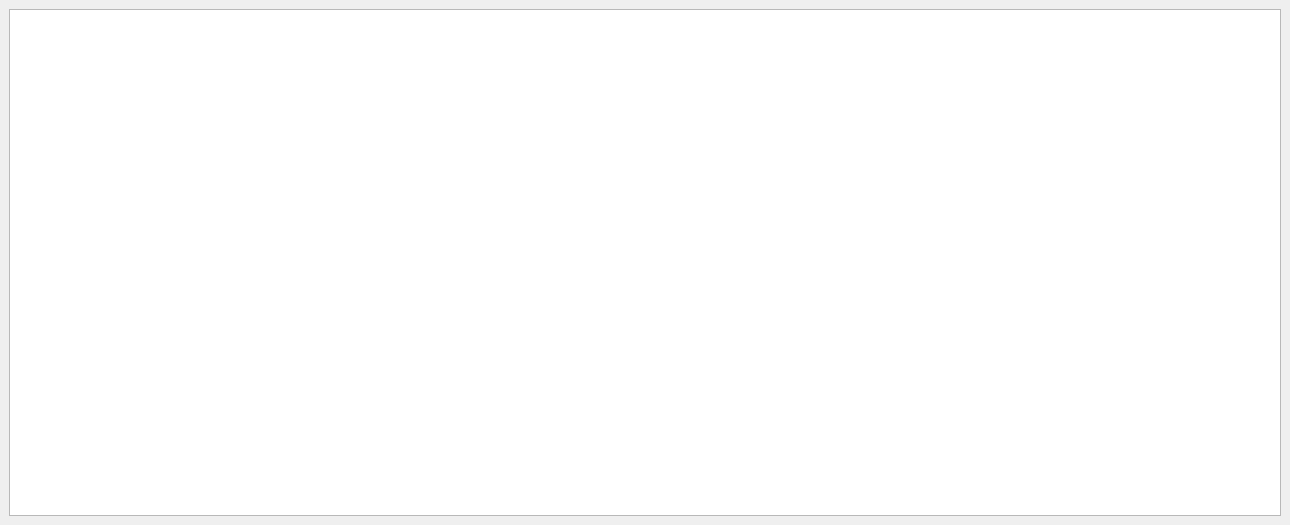
<?xml version="1.0" encoding="UTF-8"?>
<ui version="4.0">
 <class>DockWidget</class>
 <widget class="QDockWidget" name="DockWidget">
  <property name="geometry">
   <rect>
    <x>0</x>
    <y>0</y>
    <width>1290</width>
    <height>525</height>
   </rect>
  </property>
  <property name="cursor">
   <cursorShape>ArrowCursor</cursorShape>
  </property>
  <property name="windowTitle">
   <string>TXTWidget</string>
  </property>
  <widget class="QWidget" name="dockWidgetContents">
   <layout class="QHBoxLayout" name="horizontalLayout">
    <item>
     <widget class="QTextBrowser" name="textBrowser">
      <property name="font">
       <font>
        <family>Microsoft Sans Serif</family>
        <pointsize>16</pointsize>
       </font>
      </property>
      <property name="cursor" stdset="0">
       <cursorShape>IBeamCursor</cursorShape>
      </property>
      <property name="autoFillBackground">
       <bool>false</bool>
      </property>
      <property name="html">
       <string>&lt;!DOCTYPE HTML PUBLIC &quot;-//W3C//DTD HTML 4.0//EN&quot; &quot;http://www.w3.org/TR/REC-html40/strict.dtd&quot;&gt;
&lt;html&gt;&lt;head&gt;&lt;meta name=&quot;qrichtext&quot; content=&quot;1&quot; /&gt;&lt;style type=&quot;text/css&quot;&gt;
p, li { white-space: pre-wrap; }
&lt;/style&gt;&lt;/head&gt;&lt;body style=&quot; font-family:'Microsoft Sans Serif'; font-size:16pt; font-weight:400; font-style:normal;&quot;&gt;
&lt;p align=&quot;justify&quot; style=&quot;-qt-paragraph-type:empty; margin-top:0px; margin-bottom:0px; margin-left:0px; margin-right:0px; -qt-block-indent:0; text-indent:0px;&quot;&gt;&lt;br /&gt;&lt;/p&gt;&lt;/body&gt;&lt;/html&gt;</string>
      </property>
     </widget>
    </item>
   </layout>
  </widget>
 </widget>
 <resources/>
 <connections/>
</ui>
